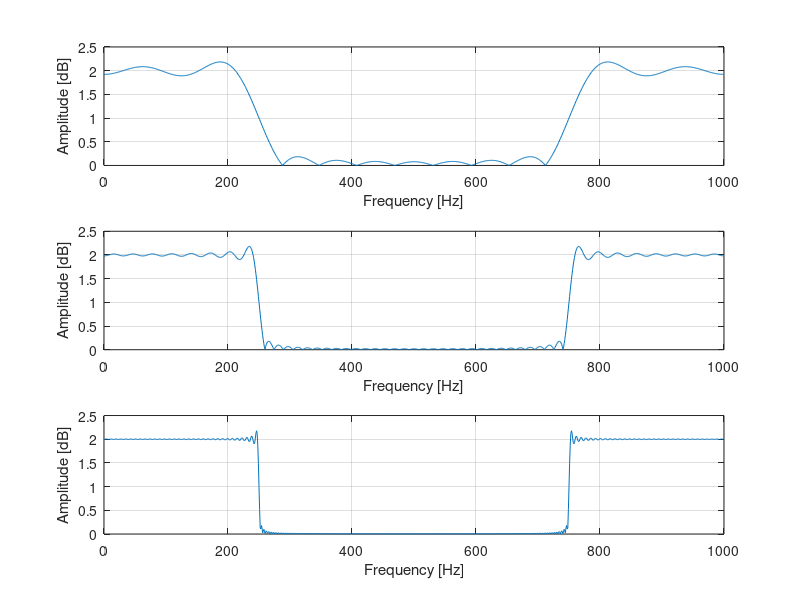

Here is the MATLAB script that generated this plot:
%% TARGET
% Plot the frequency response of the sinc signal by using the FFT function.
%
% The sinc signal must be designed considering several lengths to analyze
% the [Gibbs phenomenon](https://en.wikipedia.org/wiki/Gibbs_phenomenon).
% Don't use the _sinc_ matlab function. Compute the sinc manually and pay
% attention to the ratio 0/0.
% 
% The parameters are:
% x_i[n] = sin(2*pi*F_n*n) where i=[0,2]
% * Length of n = [17, 65, 257]
% * T_s =   1 [ms]
% * F_c = 250 [Hz]
%

%% Clear everything
clc;        % 'clc' clears all the text from the Command Window
clear;      % 'clear' removes all variables from the current workspace
close all;  % 'close all' deletes all figures whose handles are not hidden.

%% Parameters
len = [17, 65, 257];
Ts = 1e-3;
Fs = 1/Ts;
Fc = 250;
F_N = Fc/Fs;

%% Exercise
n_lim = (len(1)-1)/2;
n  = -n_lim:+n_lim;
x0 = sin(2*pi*F_N*n) ./ (2*pi*F_N*n);

n_lim = (len(2)-1)/2;
n  = -n_lim:1:+n_lim;
x1 = sin(2*pi*F_N*n) ./ (2*pi*F_N*n);

n_lim = (len(3)-1)/2;
n  = -n_lim:1:+n_lim;
x2 = sin(2*pi*F_N*n) ./ (2*pi*F_N*n);

% NaN Check
x0(isnan(x0)) = 1;
x1(isnan(x1)) = 1;
x2(isnan(x2)) = 1;

%% Figure
nFFT = 2^10;
Xf_0 = fft(x0,nFFT);
Xf_1 = fft(x1,nFFT);
Xf_2 = fft(x2,nFFT);

Xf_0 = abs(Xf_0);
Xf_1 = abs(Xf_1);
Xf_2 = abs(Xf_2);

f_ax_0 = (0:length(Xf_0)-1)/length(Xf_0) * Fs;
f_ax_1 = (0:length(Xf_1)-1)/length(Xf_1) * Fs;
f_ax_2 = (0:length(Xf_2)-1)/length(Xf_2) * Fs;

figure
subplot(3,1,1)
  plot(f_ax_0,Xf_0)
  grid on
  xlabel('Frequency [Hz]')
  ylabel('Amplitude [dB]')
subplot(3,1,2)
  plot(f_ax_1,Xf_1)
  grid on
  xlabel('Frequency [Hz]')
  ylabel('Amplitude [dB]')
subplot(3,1,3)
  plot(f_ax_2,Xf_2)
  grid on
  xlabel('Frequency [Hz]')
  ylabel('Amplitude [dB]')
